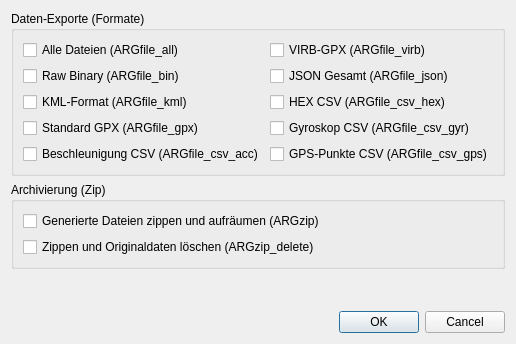
<?xml version="1.0" encoding="UTF-8"?>
<ui version="4.0">
 <class>OutputFormatsDialog</class>
 <widget class="QDialog" name="OutputFormatsDialog">
  <property name="geometry">
   <rect>
    <x>0</x>
    <y>0</y>
    <width>500</width>
    <height>344</height>
   </rect>
  </property>
  <property name="windowTitle">
   <string>Ausgabeformate &amp; Export</string>
  </property>
  <layout class="QVBoxLayout" name="mainLayout">
   <item>
    <widget class="QGroupBox" name="grp_formats">
     <property name="title">
      <string>Daten-Exporte (Formate)</string>
     </property>
     <layout class="QGridLayout" name="gridLayoutFormats">
      <item row="0" column="0">
       <widget class="QCheckBox" name="chkbx_file_all">
        <property name="text">
         <string>Alle Dateien (ARGfile_all)</string>
        </property>
       </widget>
      </item>
      <item row="0" column="1">
       <widget class="QCheckBox" name="chkbx_file_virb">
        <property name="text">
         <string>VIRB-GPX (ARGfile_virb)</string>
        </property>
       </widget>
      </item>
      <item row="1" column="0">
       <widget class="QCheckBox" name="chkbx_file_bin">
        <property name="text">
         <string>Raw Binary (ARGfile_bin)</string>
        </property>
       </widget>
      </item>
      <item row="1" column="1">
       <widget class="QCheckBox" name="chkbx_file_json">
        <property name="text">
         <string>JSON Gesamt (ARGfile_json)</string>
        </property>
       </widget>
      </item>
      <item row="2" column="0">
       <widget class="QCheckBox" name="chkbx_file_kml">
        <property name="text">
         <string>KML-Format (ARGfile_kml)</string>
        </property>
       </widget>
      </item>
      <item row="2" column="1">
       <widget class="QCheckBox" name="chkbx_file_csv_hex">
        <property name="text">
         <string>HEX CSV (ARGfile_csv_hex)</string>
        </property>
       </widget>
      </item>
      <item row="3" column="0">
       <widget class="QCheckBox" name="chkbx_file_gpx">
        <property name="text">
         <string>Standard GPX (ARGfile_gpx)</string>
        </property>
       </widget>
      </item>
      <item row="3" column="1">
       <widget class="QCheckBox" name="chkbx_file_csv_gyr">
        <property name="text">
         <string>Gyroskop CSV (ARGfile_csv_gyr)</string>
        </property>
       </widget>
      </item>
      <item row="4" column="0">
       <widget class="QCheckBox" name="chkbx_file_csv_acc">
        <property name="text">
         <string>Beschleunigung CSV (ARGfile_csv_acc)</string>
        </property>
       </widget>
      </item>
      <item row="4" column="1">
       <widget class="QCheckBox" name="chkbx_file_csv_gps">
        <property name="text">
         <string>GPS-Punkte CSV (ARGfile_csv_gps)</string>
        </property>
       </widget>
      </item>
     </layout>
    </widget>
   </item>
   <item>
    <widget class="QGroupBox" name="grp_archive">
     <property name="title">
      <string>Archivierung (Zip)</string>
     </property>
     <layout class="QVBoxLayout" name="verticalLayoutArchive">
      <item>
       <widget class="QCheckBox" name="chkbx_zip">
        <property name="text">
         <string>Generierte Dateien zippen und aufräumen (ARGzip)</string>
        </property>
       </widget>
      </item>
      <item>
       <widget class="QCheckBox" name="chkbx_zip_delete">
        <property name="text">
         <string>Zippen und Originaldaten löschen (ARGzip_delete)</string>
        </property>
       </widget>
      </item>
     </layout>
    </widget>
   </item>
   <item>
    <spacer name="verticalSpacer">
     <property name="orientation">
      <enum>Qt::Orientation::Vertical</enum>
     </property>
     <property name="sizeHint" stdset="0">
      <size>
       <width>20</width>
       <height>40</height>
      </size>
     </property>
    </spacer>
   </item>
   <item>
    <widget class="QDialogButtonBox" name="buttonBox">
     <property name="orientation">
      <enum>Qt::Orientation::Horizontal</enum>
     </property>
     <property name="standardButtons">
      <set>QDialogButtonBox::StandardButton::Cancel|QDialogButtonBox::StandardButton::Ok</set>
     </property>
    </widget>
   </item>
  </layout>
 </widget>
 <resources/>
 <connections>
  <connection>
   <sender>buttonBox</sender>
   <signal>accepted()</signal>
   <receiver>OutputFormatsDialog</receiver>
   <slot>accept()</slot>
   <hints>
    <hint type="sourcelabel">
     <x>20</x>
     <y>20</y>
    </hint>
    <hint type="destinationlabel">
     <x>20</x>
     <y>20</y>
    </hint>
   </hints>
  </connection>
  <connection>
   <sender>buttonBox</sender>
   <signal>rejected()</signal>
   <receiver>OutputFormatsDialog</receiver>
   <slot>reject()</slot>
   <hints>
    <hint type="sourcelabel">
     <x>20</x>
     <y>20</y>
    </hint>
    <hint type="destinationlabel">
     <x>20</x>
     <y>20</y>
    </hint>
   </hints>
  </connection>
 </connections>
</ui>
